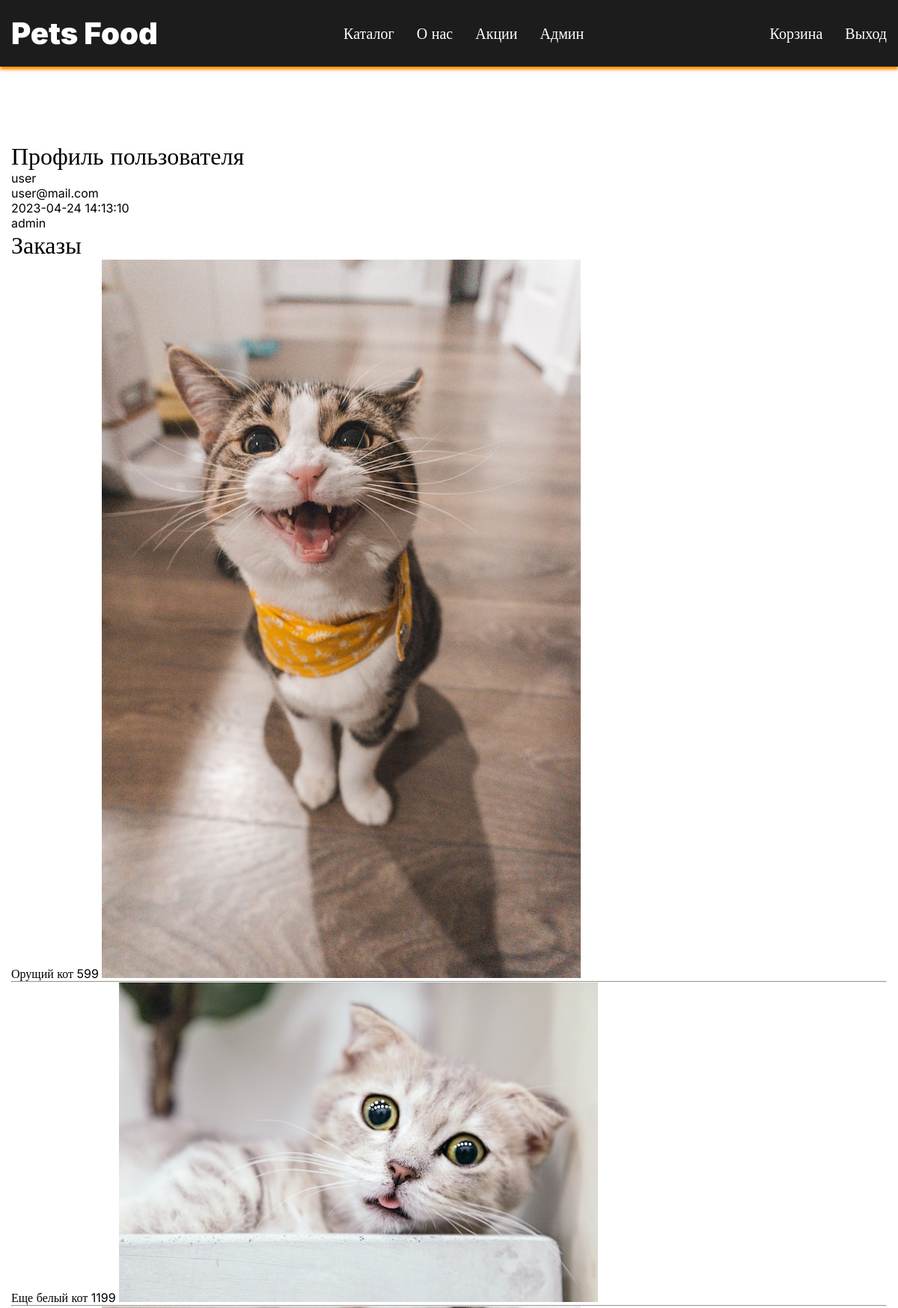
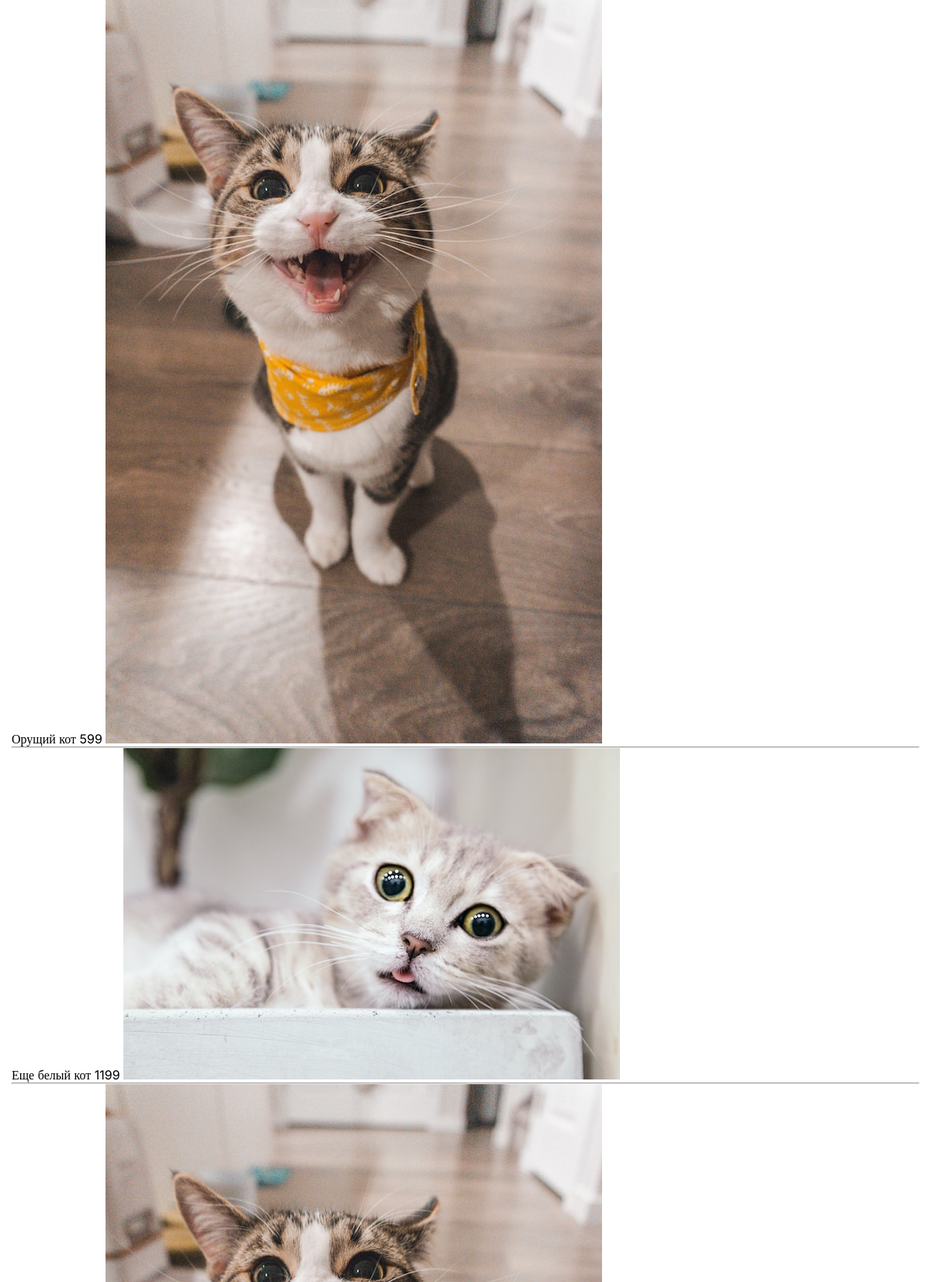
The app's page /profile.php (signed in, upper part) with its own data (2 pictures, top to bottom).
### tables this page shows
CREATE TABLE `users` (
  `id` int NOT NULL,
  `name` varchar(255) NOT NULL,
  `email` varchar(255) NOT NULL,
  `password` varchar(255) NOT NULL,
  `role` varchar(10) NOT NULL DEFAULT 'user',
  `created_at` timestamp NOT NULL DEFAULT CURRENT_TIMESTAMP
);

CREATE TABLE `orders` (
  `id` int NOT NULL,
  `user_id` int NOT NULL,
  `product_id` int NOT NULL,
  `count` int NOT NULL DEFAULT '1',
  `price` int NOT NULL,
  `created_at` timestamp NOT NULL DEFAULT CURRENT_TIMESTAMP
);

CREATE TABLE `products` (
  `id` int NOT NULL,
  `title` varchar(100) NOT NULL,
  `description` text,
  `price` int NOT NULL,
  `img_path` varchar(255) NOT NULL DEFAULT 'default.jpeg',
  `category_id` int NOT NULL,
  `status_id` int NOT NULL DEFAULT '2',
  `user_id` int NOT NULL,
  `created_at` timestamp NOT NULL DEFAULT CURRENT_TIMESTAMP
);

### app/services/functions.php (called while the page is built, shortened)
<?php
function auth()
{
    return isset($_SESSION['AUTH_ID']) ? intval($_SESSION['AUTH_ID']) : false;
}

### profile.php (the view, shortened to what this page needs)
<?php
include('app/services/Base.php');
$user_id = auth();
$user = $database->query("SELECT * FROM `users` WHERE `id` = '$user_id'")->fetch(2);
$products = $database->query("SELECT *, `orders`.`id` AS `order_id` FROM `orders` LEFT JOIN `products` ON `orders`.`product_id` = `products`.`id` WHERE `orders`.`user_id` = '$user_id'")->fetchAll(2);
?>
<!DOCTYPE html>
<html lang="en">
<head>
    <?php include('app/components/MetaTags.php'); ?>
</head>
<body>
<?php include('app/components/Header.php'); ?>
<div class="adminpanel">
    <div class="container">
        <div class="adminpanel-content">
            <h2>Профиль пользователя</h2>
            <ul>
                <li><?= $user['name'];?></li>
                <li><?= $user['email'];?></li>
                <li><?= $user['created_at'];?></li>
                <li><?= $user['role'];?></li>
            </ul>
            <h2>Заказы</h2>
            <ol>
                <?php foreach ($products as $item): ?>
                    <li>
                        <?= $item['title']; ?>
                        <?= $item['price']; ?>
                        <img src="<?= $item['img_path']; ?>">
                    </li>
                    <hr>
                <?php endforeach; ?>
            </ol>
        </div>
    </div>
</div>
</body>
</html>

### css/style.css (style rules this page uses)
* { padding: 0; margin: 0; list-style: none; text-decoration: none; box-sizing: border-box; scroll-behavior: smooth; transition: .2s; }
body { font-family: 'inter'; }
.container { max-width: 1170px; margin: 0 auto; }
.adminpanel { margin-top: 100px; }
.adminpanel h2 { font-size: 32px; font-weight: 400; }

### records on screen
users: name "user", email "user@mail.com", created_at "2023-04-24 14:13:10", role "admin"
orders: product.title "Орущий кот", product.price "599", product.img_path (picture)
orders: product.title "Еще белый кот", product.price "1199", product.img_path (picture)
orders: product.title "Орущий кот", product.price "599", product.img_path (picture)
orders: product.title "Еще белый кот", product.price "1199", product.img_path (picture)
orders: product.img_path (picture)
